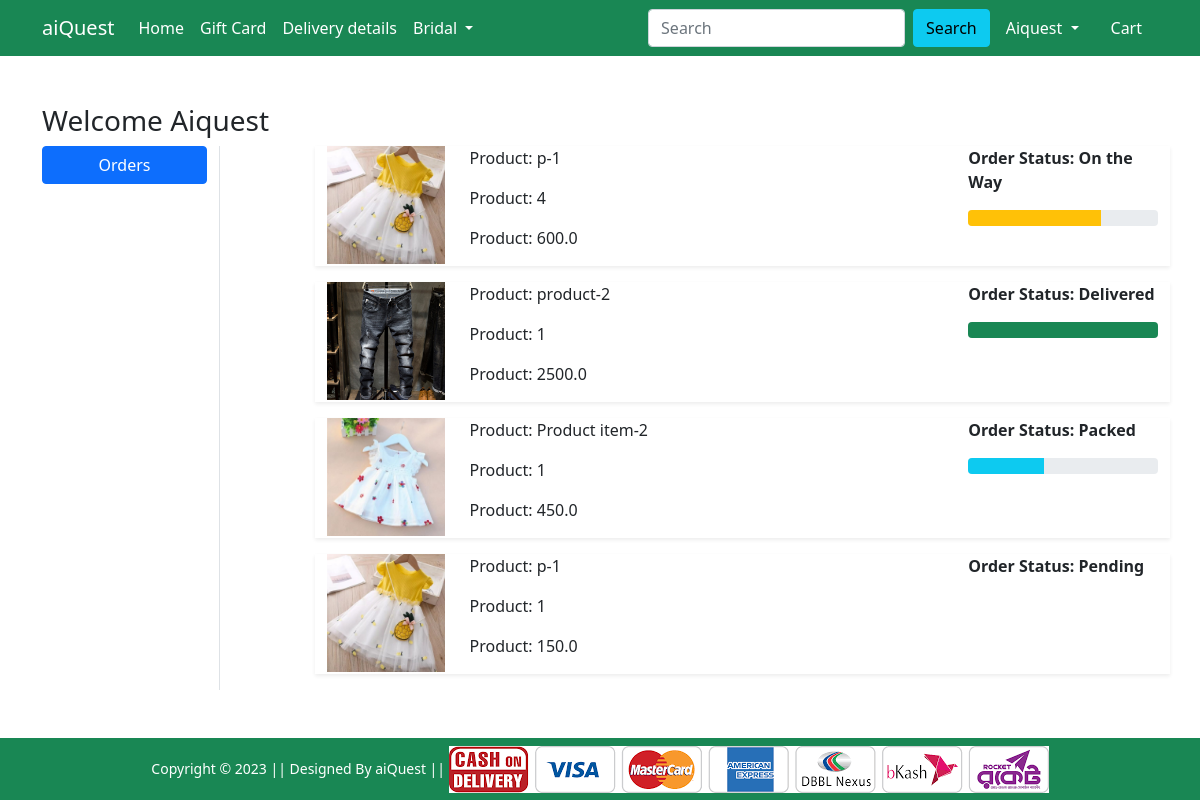
Screenshot of /orders/ (signed in) with the database file from the repository.
### Shop/models.py (models this page shows, shortened)
class OrderPlaced(models.Model):
    user = models.ForeignKey(User, on_delete=models.CASCADE)
    customer = models.ForeignKey(Customer, on_delete=models.CASCADE)
    product = models.ForeignKey(Product, on_delete=models.CASCADE)
    quantity = models.PositiveIntegerField(default=1)
    ordered_date = models.DateTimeField(auto_now_add=True)
    status = models.CharField(max_length=50, choices=STATUS_CHOICE, default='Pending')
    @property
    def total_cost(self):
        return self.quantity * self.product.discounted_price

class Product(models.Model):
    title = models.CharField(max_length=100)
    selling_price = models.FloatField()
    discounted_price = models.FloatField()
    description = models.TextField()
    brand = models.CharField(max_length=100)
    category = models.CharField(choices=CATEGORY_CHOICES,max_length=2)
    product_image = models.ImageField(upload_to='productimg')

### Shop/views.py (the view)
# urls.py: path('orders/', views.orders, name='orders'),
@login_required
def orders(request):
 op = OrderPlaced.objects.filter(user=request.user)
 return render(request, 'Shop/orders.html',{'order_placed':op})

### Shop/templates/Shop/orders.html (shortened to what this page needs)
{% extends 'Shop/base.html' %}
{% load static %}
{% block main-content %}
<div class="container my-5">
    <div class="row">
        <h3>Welcome <span class="text-capitalize">{{request.user}}</span></h3>
        <div class="col-sm-2 border-end">
            <ul class="list-unstyled">
                <li class="d-grid"><a href="{% url 'orders' %}" class="btn btn-primary">Orders</a></li>
            </ul>
        </div>
        <div class="col-sm-9 offset-sm-1">
            {% for op in order_placed %}
            <div class="row shadow-sm mb-3">
                <div class="col-sm-2">
                    <img src="{{op.product.product_image.url}}" alt="" srcset="" class="img-fluid" height="150"
                        width="150">
                </div>
                <div class="col-sm-7">
                    <p>Product: {{op.product.title}}</p>
                    <p>Product: {{op.quantity}}</p>
                    <p>Product: {{op.total_cost}}</p>
                </div>
                <div class="col-sm-3 fw-bold">
                    <p>Order Status: {{op.status}}</p>
                    {% if op.status == 'Packed' %}
                    <div class="progress">
                        <div class="progress-bar bg-info" role="progressbar" style="width: 40%" aria-valuenow="40"
                            aria-valuemin="0" aria-valuemax="100">
                        </div>
                    </div>
                    {% endif %}
                    {% if op.status == 'On the Way' %}
                    <div class="progress">
                        <div class="progress-bar bg-warning" role="progressbar" style="width: 70%" aria-valuenow="70"
                            aria-valuemin="0" aria-valuemax="100">
                        </div>
                    </div>
                    {% endif %}
                    {% if op.status == 'Delivered' %}
                    <div class="progress">
                        <div class="progress-bar bg-success" role="progressbar" style="width: 100%" aria-valuenow="100"
                            aria-valuemin="0" aria-valuemax="100">
                        </div>
                    </div>
                    {% endif %}
                </div>
            </div>
            {% endfor %}
        </div>
    </div>
</div>
{% endblock main-content %}

### Shop/templates/Shop/base.html (shortened to what this page needs)
<!doctype html>
{% load static %}
<html lang="en">
<head>
    <link href="https://cdn.jsdelivr.net/npm/bootstrap@5.0.0-beta1/dist/css/bootstrap.min.css" rel="stylesheet"
>
    <link rel="stylesheet" href="{% static 'Shop/css/owl.carousel.min.css' %}">
    <link rel="stylesheet" href="{% static 'Shop/css/all.min.css' %}">
    <link rel="stylesheet" href="{% static 'Shop/css/style.css' %}">
</head>
<body>
    <nav class="navbar navbar-expand-lg navbar-dark bg-success">
        <div class="container">
            <a class="navbar-brand" href="/">aiQuest</a>
            <div class="collapse navbar-collapse" id="navbarSupportedContent">
                <ul class="navbar-nav me-auto mb-2 mb-lg-0">
                    <li class="nav-item">
                        <a class="nav-link active" aria-current="page" href="/">Home</a>
                    </li>
                    <li class="nav-item">
                        <a class="nav-link active" aria-current="page" href="#">Gift Card</a>
                    </li>
                    <li class="nav-item">
                        <a class="nav-link active" aria-current="page" href="#">Delivery details</a>
                    </li>
                    <li class="nav-item dropdown">
                        <a class="nav-link dropdown-toggle text-white" href="#" id="electronicsDropdown" role="button"
                            data-bs-toggle="dropdown" aria-expanded="false">
                            Bridal
                        </a>
                    </li>
                </ul>
                <form class="d-flex" action="{% url 'search' %}"   method="GET">
                    <input class="form-control me-2" name="quary"  type="search" placeholder="Search"
                    aria-label="Search">
                    <button class="btn btn-info" type="submit">Search</button>
                </form>
                <div>
                    <ul class="navbar-nav me-auto mb-2 mb-lg-0">
                        {% if request.user.is_authenticated %}
                        <li class="nav-item dropdown mx-2">
                            <a class="nav-link dropdown-toggle text-white" href="#" id="profileDropdown" role="button"
                                data-bs-toggle="dropdown" aria-expanded="false">
                                {{request.user.username|capfirst}}
                            </a>
                        </li>
                        <li class="nav-item mx-2">
                            <a href="{% url 'showcart' %}" class="nav-link text-white"> Cart </a>
                        </li>
                        {% endif %}
                    </ul>
                </div>
            </div>
        </div>
    </nav>
    {% block main-content %} {% endblock main-content %}
    <footer class="container-fluid bg-success text-center p-2 mt-5">
        <small class="text-white">Copyright &copy; 2023 || Designed By aiQuest || </small>
        <img src="{% static 'Shop/images/paymentlogo.png' %}" alt="" srcset="" class="img-fluid" height="2px">
    </footer>
</body>
</html>

### rows the page displays
OrderPlaced: product.product_image (picture), product "p-1", quantity "4", total_cost "600.0", status "On the Way"
OrderPlaced: product.product_image (picture), product "product-2", quantity "1", total_cost "2500.0", status "Delivered"
OrderPlaced: product.product_image (picture), product "Product item-2", quantity "1", total_cost "450.0", status "Packed"
OrderPlaced: product.product_image (picture), product "p-1", quantity "1", total_cost "150.0", status "Pending"

### other values shown
{{ request.user.username|capfirst }} "Aiquest"
{{ request.user }} "Aiquest"
